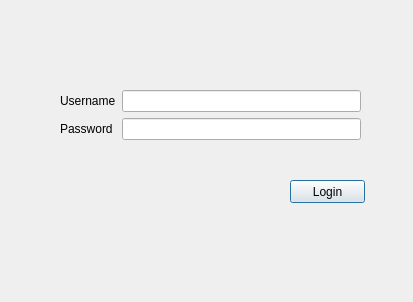
<?xml version="1.0" encoding="UTF-8"?>
<ui version="4.0">
 <class>Dialog</class>
 <widget class="QDialog" name="Dialog">
  <property name="geometry">
   <rect>
    <x>0</x>
    <y>0</y>
    <width>413</width>
    <height>302</height>
   </rect>
  </property>
  <property name="windowTitle">
   <string>Dialog</string>
  </property>
  <widget class="QWidget" name="formLayoutWidget">
   <property name="geometry">
    <rect>
     <x>60</x>
     <y>90</y>
     <width>301</width>
     <height>71</height>
    </rect>
   </property>
   <layout class="QFormLayout" name="formLayout">
    <item row="1" column="1">
     <widget class="QLineEdit" name="username"/>
    </item>
    <item row="1" column="0">
     <widget class="QLabel" name="label">
      <property name="text">
       <string>Username</string>
      </property>
     </widget>
    </item>
    <item row="2" column="0">
     <widget class="QLabel" name="label_2">
      <property name="text">
       <string>Password</string>
      </property>
     </widget>
    </item>
    <item row="2" column="1">
     <widget class="QLineEdit" name="password"/>
    </item>
   </layout>
  </widget>
  <widget class="QPushButton" name="login">
   <property name="geometry">
    <rect>
     <x>290</x>
     <y>180</y>
     <width>75</width>
     <height>23</height>
    </rect>
   </property>
   <property name="text">
    <string>Login</string>
   </property>
  </widget>
 </widget>
 <resources/>
 <connections/>
</ui>
